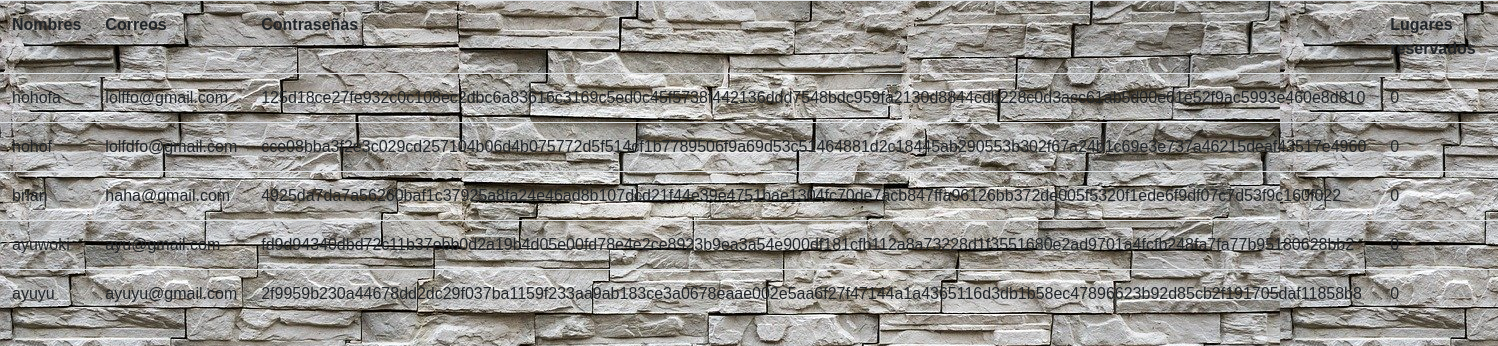
/listaUsuarios.php, run on the app's committed database.
### tables this page shows
CREATE TABLE `usuarios` (
  `id` int(11) NOT NULL,
  `nombre` varchar(50) NOT NULL,
  `contrasena` varchar(200) NOT NULL,
  `email` varchar(50) NOT NULL,
  `lugares` int(11) DEFAULT '0',
  `paquete` varchar(20) DEFAULT NULL
);

### listaUsuarios.php (the view, shortened to what this page needs)
<!DOCTYPE html>
<html>
<head>
    <link rel="stylesheet" href="css/main.css">
</head>
<body>
<?php
include("conexion.php");
$sentencia = "SELECT nombre, email, contrasena, lugares FROM usuarios";
$resultado = $conexionDB->query($sentencia);
$usuarios = array();
while($fila = mysqli_fetch_assoc($resultado)){
$usuarios[]=$fila;
}
echo "<table class = \"table table-striped\">
        <tr>
            <th>Nombres</th>
            <th>Correos</th>
            <th>Contraseñas</th>
            <th>Lugares reservados</th>
        </tr>";
foreach($usuarios AS $usuario){
    $nombre = $usuario["nombre"];
    $correo = $usuario["email"];
    $contraseña = $usuario["contrasena"];
    $lugar = $usuario["lugares"];
    echo "<tr>
            <td>$nombre</td>
            <td>$correo</td>
            <td>$contraseña</td>
            <td>$lugar</td>
        </tr>";
}
echo "</table>";
?>
</body>
</html>

### data on the page
usuarios: nombre "hohofa", email "lolffo@gmail.com", contrasena "125d18ce27fe932c0c108ec2dbc6a83616c3169c5ed0c45f5738f442136ddd7548bdc959fa2130d8844cdb228c0d3acc61ab5d00e61e52f9ac5993e460e8d810", lugares "0"
usuarios: nombre "hohof", email "lolfdfo@gmail.com", contrasena "cce08bba3f2e3c029cd257104b06d4b075772d5f514cf1b7789506f9a69d53c51464881d2c18445ab290553b302f67a24b1c69e3e737a46215deaf43517e4960", lugares "0"
usuarios: nombre "brian", email "haha@gmail.com", contrasena "4925da7da7a56260baf1c37925a8fa24e46ad8b107dcd21f44e39e4751bae1304fc70de7acb847ffa96126bb372de005f5320f1ede6f9df07c7d53f9c160f022", lugares "0"
usuarios: nombre "ayuwoki", email "ayu@gmail.com", contrasena "fd9d94340dbd72c11b37ebb0d2a19b4d05e00fd78e4e2ce8923b9ea3a54e900df181cfb112a8a73228d1f3551680e2ad9701a4fcfb248fa7fa77b95180628bb2", lugares "0"
usuarios: nombre "ayuyu", email "ayuyu@gmail.com", contrasena "2f9959b230a44678dd2dc29f037ba1159f233aa9ab183ce3a0678eaae002e5aa6f27f47144a1a4365116d3db1b58ec47896623b92d85cb2f191705daf11858b8", lugares "0"
